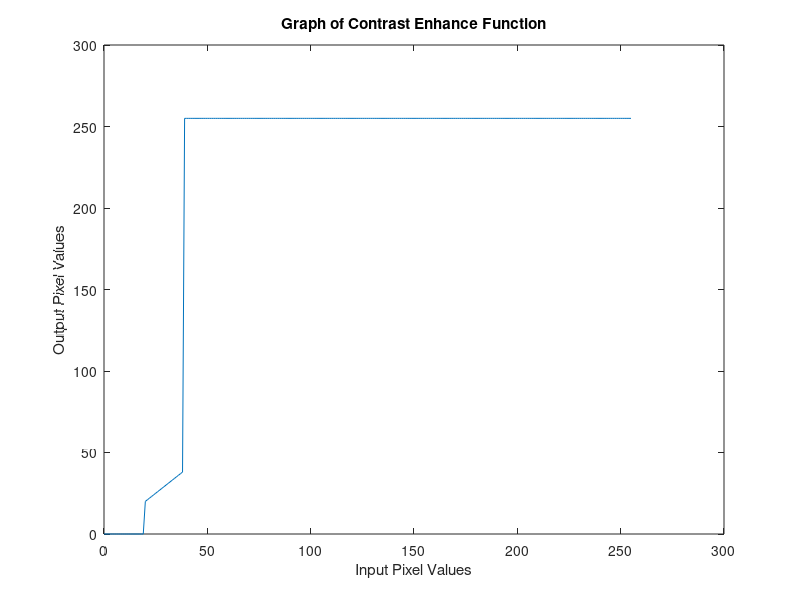

The MATLAB source for this figure:
x = 0:1:255; %input pixel value
y = 0:1:255; %output pixel value

minval = 20;
maxval = 40;

y(1:minval) = 0;
y(maxval:end) = 255;   

%Plot
figure(1)
plot(x,y)
xlabel('Input Pixel Values')
ylabel('Output Pixel Values')
title('Graph of Contrast Enhance Function')